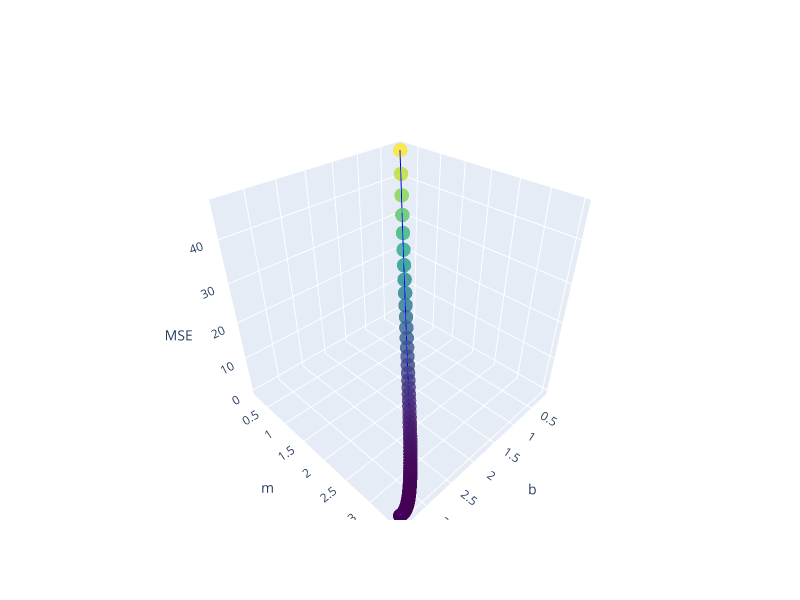

Write notebook code for a chart like this one.
### Code cell
init_notebook_mode(connected=True)

trace = go.Scatter3d(
    x=df['b'],
    y=df['m'],
    z=df['MSE'],
    mode='lines+markers',
    marker=dict(size=5, color=df['MSE'], colorscale='Viridis', opacity=0.8),
    line=dict(color='blue', width=2)
)

layout = go.Layout(
    title='',
    scene=dict(
        xaxis=dict(title='b'),
        yaxis=dict(title='m'),
        zaxis=dict(title='MSE')
    ),
    width=800,
    height=600
)

fig = go.Figure(data=[trace], layout=layout)
iplot(fig)
